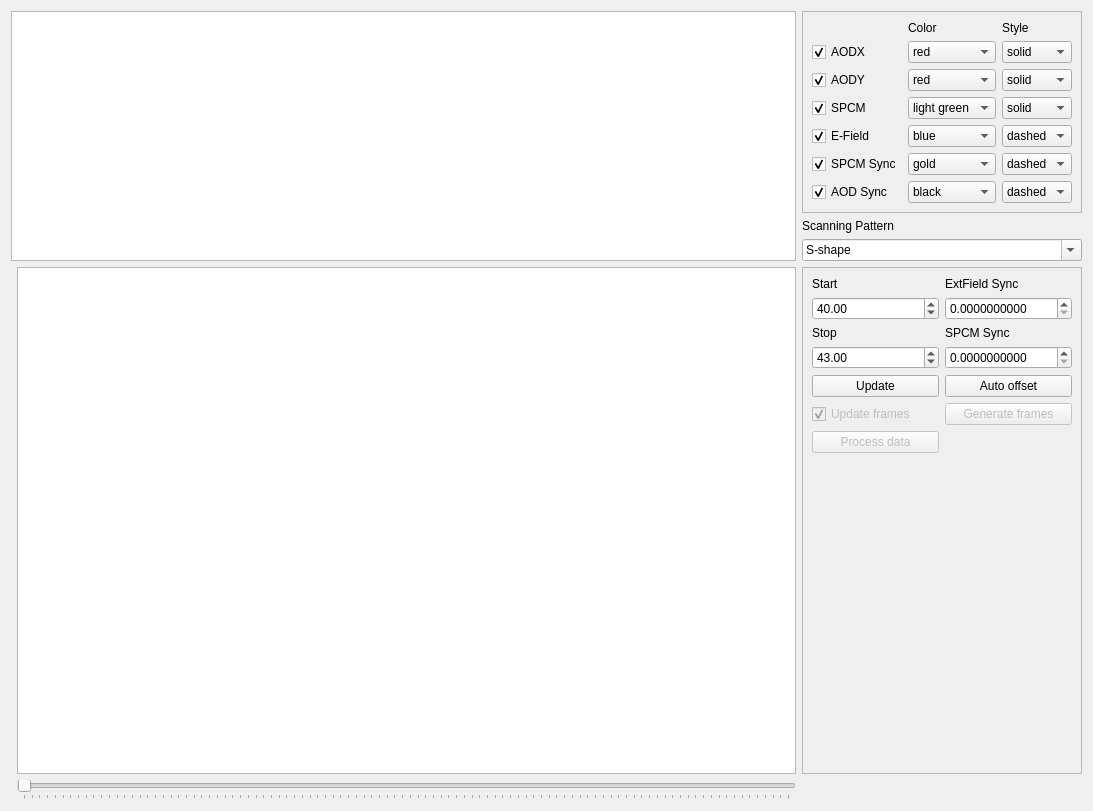
          <widget class="QWidget" name="scrollAreaDataProcessing">
           <property name="geometry">
            <rect>
             <x>0</x>
             <y>0</y>
             <width>1093</width>
             <height>811</height>
            </rect>
           </property>
           <layout class="QGridLayout" name="gridLayout_3">
            <item row="2" column="2">
             <widget class="QComboBox" name="scanPattern">
              <property name="acceptDrops">
               <bool>false</bool>
              </property>
              <property name="editable">
               <bool>true</bool>
              </property>
              <item>
               <property name="text">
                <string>S-shape</string>
               </property>
              </item>
              <item>
               <property name="text">
                <string>E-shape</string>
               </property>
              </item>
              <item>
               <property name="text">
                <string>S-shape-x2</string>
               </property>
              </item>
              <item>
               <property name="text">
                <string>S-shape-x4</string>
               </property>
              </item>
             </widget>
            </item>
            <item row="3" column="2">
             <widget class="QFrame" name="frameSync">
              <property name="frameShape">
               <enum>QFrame::StyledPanel</enum>
              </property>
              <property name="frameShadow">
               <enum>QFrame::Raised</enum>
              </property>
              <layout class="QGridLayout" name="gridLayout_11">
               <item row="1" column="1">
                <widget class="QDoubleSpinBox" name="spinBoxeFieldSync">
                 <property name="decimals">
                  <number>10</number>
                 </property>
                </widget>
               </item>
               <item row="5" column="0">
                <widget class="QPushButton" name="buttonUpdate">
                 <property name="text">
                  <string>Update</string>
                 </property>
                </widget>
               </item>
               <item row="7" column="0">
                <widget class="QCheckBox" name="updateFrames">
                 <property name="enabled">
                  <bool>false</bool>
                 </property>
                 <property name="tabletTracking">
                  <bool>false</bool>
                 </property>
                 <property name="text">
                  <string>Update frames</string>
                 </property>
                 <property name="checked">
                  <bool>true</bool>
                 </property>
                </widget>
               </item>
               <item row="7" column="1">
                <widget class="QPushButton" name="generateFrames">
                 <property name="enabled">
                  <bool>false</bool>
                 </property>
                 <property name="text">
                  <string>Generate frames</string>
                 </property>
                </widget>
               </item>
               <item row="5" column="1">
                <widget class="QPushButton" name="autoOffset">
                 <property name="text">
                  <string>Auto offset</string>
                 </property>
                </widget>
               </item>
               <item row="8" column="0">
                <widget class="QPushButton" name="processData">
                 <property name="enabled">
                  <bool>false</bool>
                 </property>
                 <property name="text">
                  <string>Process data</string>
                 </property>
                </widget>
               </item>
               <item row="3" column="1">
                <widget class="QDoubleSpinBox" name="spinBoxSPCMSync">
                 <property name="decimals">
                  <number>10</number>
                 </property>
                </widget>
               </item>
               <item row="2" column="1">
                <widget class="QLabel" name="labelSPCMSync">
                 <property name="text">
                  <string>SPCM Sync</string>
                 </property>
                </widget>
               </item>
               <item row="2" column="0">
                <widget class="QLabel" name="labelStop">
                 <property name="text">
                  <string>Stop</string>
                 </property>
                </widget>
               </item>
               <item row="0" column="0">
                <widget class="QLabel" name="labelStart">
                 <property name="text">
                  <string>Start</string>
                 </property>
                </widget>
               </item>
               <item row="3" column="0">
                <widget class="QDoubleSpinBox" name="spinBoxStop">
                 <property name="value">
                  <double>43.000000000000000</double>
                 </property>
                </widget>
               </item>
               <item row="0" column="1">
                <widget class="QLabel" name="labelAODXSync">
                 <property name="text">
                  <string>ExtField Sync</string>
                 </property>
                </widget>
               </item>
               <item row="1" column="0">
                <widget class="QDoubleSpinBox" name="spinBoxStart">
                 <property name="value">
                  <double>40.000000000000000</double>
                 </property>
                </widget>
               </item>
               <item row="9" column="1">
                <spacer name="verticalSpacer">
                 <property name="orientation">
                  <enum>Qt::Vertical</enum>
                 </property>
                 <property name="sizeHint" stdset="0">
                  <size>
                   <width>20</width>
                   <height>40</height>
                  </size>
                 </property>
                </spacer>
               </item>
              </layout>
             </widget>
            </item>
            <item row="0" column="2">
             <widget class="QFrame" name="frameControl">
              <property name="frameShape">
               <enum>QFrame::StyledPanel</enum>
              </property>
              <property name="frameShadow">
               <enum>QFrame::Raised</enum>
              </property>
              <layout class="QGridLayout" name="gridLayout_6">
               <item row="0" column="1">
                <widget class="QLabel" name="labelColorcombo">
                 <property name="text">
                  <string>Color </string>
                 </property>
                </widget>
               </item>
               <item row="1" column="0">
                <widget class="QCheckBox" name="checkAODX">
                 <property name="text">
                  <string>AODX</string>
                 </property>
                 <property name="checked">
                  <bool>true</bool>
                 </property>
                </widget>
               </item>
               <item row="1" column="2">
                <widget class="QComboBox" name="comboStyleAODX">
                 <property name="currentIndex">
                  <number>0</number>
                 </property>
                 <item>
                  <property name="text">
                   <string>solid</string>
                  </property>
                 </item>
                 <item>
                  <property name="text">
                   <string>dashed</string>
                  </property>
                 </item>
                </widget>
               </item>
               <item row="0" column="2">
                <widget class="QLabel" name="labelStyleCombo">
                 <property name="text">
                  <string>Style </string>
                 </property>
                </widget>
               </item>
               <item row="1" column="1">
                <widget class="QComboBox" name="comboColorAODX">
                 <property name="currentText">
                  <string>red</string>
                 </property>
                 <item>
                  <property name="text">
                   <string>red</string>
                  </property>
                 </item>
                 <item>
                  <property name="text">
                   <string>dark red</string>
                  </property>
                 </item>
                 <item>
                  <property name="text">
                   <string>light green</string>
                  </property>
                 </item>
                 <item>
                  <property name="text">
                   <string>dark green</string>
                  </property>
                 </item>
                 <item>
                  <property name="text">
                   <string>blue</string>
                  </property>
                 </item>
                 <item>
                  <property name="text">
                   <string>dark blue</string>
                  </property>
                 </item>
                 <item>
                  <property name="text">
                   <string>turquoise</string>
                  </property>
                 </item>
                 <item>
                  <property name="text">
                   <string>gold</string>
                  </property>
                 </item>
                 <item>
                  <property name="text">
                   <string>black</string>
                  </property>
                 </item>
                </widget>
               </item>
               <item row="3" column="0">
                <widget class="QCheckBox" name="checkSPCM">
                 <property name="text">
                  <string>SPCM</string>
                 </property>
                 <property name="checked">
                  <bool>true</bool>
                 </property>
                </widget>
               </item>
               <item row="2" column="0">
                <widget class="QCheckBox" name="checkAODY">
                 <property name="text">
                  <string>AODY</string>
                 </property>
                 <property name="checked">
                  <bool>true</bool>
                 </property>
                </widget>
               </item>
               <item row="2" column="1">
                <widget class="QComboBox" name="comboColorAODY">
                 <property name="currentText">
                  <string>red</string>
                 </property>
                 <item>
                  <property name="text">
                   <string>red</string>
                  </property>
                 </item>
                 <item>
                  <property name="text">
                   <string>dark red</string>
                  </property>
                 </item>
                 <item>
                  <property name="text">
                   <string>light green</string>
                  </property>
                 </item>
                 <item>
                  <property name="text">
                   <string>dark green</string>
                  </property>
                 </item>
                 <item>
                  <property name="text">
                   <string>blue</string>
                  </property>
                 </item>
                 <item>
                  <property name="text">
                   <string>dark bleu</string>
                  </property>
                 </item>
                 <item>
                  <property name="text">
                   <string>turquoise</string>
                  </property>
                 </item>
                 <item>
                  <property name="text">
                   <string>gold</string>
                  </property>
                 </item>
                 <item>
                  <property name="text">
                   <string>black</string>
                  </property>
                 </item>
                </widget>
               </item>
               <item row="2" column="2">
                <widget class="QComboBox" name="comboStyleAODY">
                 <property name="currentIndex">
                  <number>0</number>
                 </property>
                 <item>
                  <property name="text">
                   <string>solid</string>
                  </property>
                 </item>
                 <item>
                  <property name="text">
                   <string>dashed</string>
                  </property>
                 </item>
                </widget>
               </item>
               <item row="3" column="2">
                <widget class="QComboBox" name="comboStyleSPCM">
                 <property name="currentIndex">
                  <number>0</number>
                 </property>
                 <item>
                  <property name="text">
                   <string>solid</string>
                  </property>
                 </item>
                 <item>
                  <property name="text">
                   <string>dashed</string>
                  </property>
                 </item>
                </widget>
               </item>
               <item row="4" column="1">
                <widget class="QComboBox" name="comboColorEField">
                 <property name="currentIndex">
                  <number>0</number>
                 </property>
                 <item>
                  <property name="text">
                   <string>blue</string>
                  </property>
                 </item>
                 <item>
                  <property name="text">
                   <string>dark blue</string>
                  </property>
                 </item>
                 <item>
                  <property name="text">
                   <string>turquoise</string>
                  </property>
                 </item>
                 <item>
                  <property name="text">
                   <string>red</string>
                  </property>
                 </item>
                 <item>
                  <property name="text">
                   <string>dark red</string>
                  </property>
                 </item>
                 <item>
                  <property name="text">
                   <string>light green</string>
                  </property>
                 </item>
                 <item>
                  <property name="text">
                   <string>dark green</string>
                  </property>
                 </item>
                 <item>
                  <property name="text">
                   <string>gold</string>
                  </property>
                 </item>
                 <item>
                  <property name="text">
                   <string>black</string>
                  </property>
                 </item>
                </widget>
               </item>
               <item row="3" column="1">
                <widget class="QComboBox" name="comboColorSPCM">
                 <item>
                  <property name="text">
                   <string>light green</string>
                  </property>
                 </item>
                 <item>
                  <property name="text">
                   <string>dark green</string>
                  </property>
                 </item>
                 <item>
                  <property name="text">
                   <string>red</string>
                  </property>
                 </item>
                 <item>
                  <property name="text">
                   <string>dark red</string>
                  </property>
                 </item>
                 <item>
                  <property name="text">
                   <string>blue</string>
                  </property>
                 </item>
                 <item>
                  <property name="text">
                   <string>dark blue</string>
                  </property>
                 </item>
                 <item>
                  <property name="text">
                   <string>turquoise</string>
                  </property>
                 </item>
                 <item>
                  <property name="text">
                   <string>gold</string>
                  </property>
                 </item>
                 <item>
                  <property name="text">
                   <string>black</string>
                  </property>
                 </item>
                </widget>
               </item>
               <item row="4" column="0">
                <widget class="QCheckBox" name="checkEField">
                 <property name="text">
                  <string>E-Field</string>
                 </property>
                 <property name="checked">
                  <bool>true</bool>
                 </property>
                </widget>
               </item>
               <item row="6" column="2">
                <widget class="QComboBox" name="comboStyleAODSync">
                 <property name="currentIndex">
                  <number>0</number>
                 </property>
                 <item>
                  <property name="text">
                   <string>dashed</string>
                  </property>
                 </item>
                 <item>
                  <property name="text">
                   <string>solid</string>
                  </property>
                 </item>
                </widget>
               </item>
               <item row="6" column="0">
                <widget class="QCheckBox" name="checkAODSync">
                 <property name="text">
                  <string>AOD Sync</string>
                 </property>
                 <property name="checked">
                  <bool>true</bool>
                 </property>
                </widget>
               </item>
               <item row="6" column="1">
                <widget class="QComboBox" name="comboColorAODSync">
                 <property name="currentText">
                  <string>black</string>
                 </property>
                 <item>
                  <property name="text">
                   <string>black</string>
                  </property>
                 </item>
                 <item>
                  <property name="text">
                   <string>red</string>
                  </property>
                 </item>
                 <item>
                  <property name="text">
                   <string>dark red</string>
                  </property>
                 </item>
                 <item>
                  <property name="text">
                   <string>light green</string>
                  </property>
                 </item>
                 <item>
                  <property name="text">
                   <string>dark green</string>
                  </property>
                 </item>
                 <item>
                  <property name="text">
                   <string>blue</string>
                  </property>
                 </item>
                 <item>
                  <property name="text">
                   <string>dark blue</string>
                  </property>
                 </item>
                 <item>
                  <property name="text">
                   <string>turquoise</string>
                  </property>
                 </item>
                 <item>
                  <property name="text">
                   <string>gold</string>
                  </property>
                 </item>
                </widget>
               </item>
               <item row="5" column="2">
                <widget class="QComboBox" name="comboStyleSPCMSync">
                 <property name="currentIndex">
                  <number>0</number>
                 </property>
                 <item>
                  <property name="text">
                   <string>dashed</string>
                  </property>
                 </item>
                 <item>
                  <property name="text">
                   <string>solid</string>
                  </property>
                 </item>
                </widget>
               </item>
               <item row="5" column="1">
                <widget class="QComboBox" name="comboColorSPCMSync">
                 <property name="currentText">
                  <string>gold</string>
                 </property>
                 <item>
                  <property name="text">
                   <string>gold</string>
                  </property>
                 </item>
                 <item>
                  <property name="text">
                   <string>red</string>
                  </property>
                 </item>
                 <item>
                  <property name="text">
                   <string>dark red</string>
                  </property>
                 </item>
                 <item>
                  <property name="text">
                   <string>light green</string>
                  </property>
                 </item>
                 <item>
                  <property name="text">
                   <string>dark green</string>
                  </property>
                 </item>
                 <item>
                  <property name="text">
                   <string>blue</string>
                  </property>
                 </item>
                 <item>
                  <property name="text">
                   <string>dark blue</string>
                  </property>
                 </item>
                 <item>
                  <property name="text">
                   <string>turquoise</string>
                  </property>
                 </item>
                 <item>
                  <property name="text">
                   <string>black</string>
                  </property>
                 </item>
                </widget>
               </item>
               <item row="5" column="0">
                <widget class="QCheckBox" name="checkSPCMSync">
                 <property name="text">
                  <string>SPCM Sync</string>
                 </property>
                 <property name="checked">
                  <bool>true</bool>
                 </property>
                </widget>
               </item>
               <item row="4" column="2">
                <widget class="QComboBox" name="comboStyleEField">
                 <property name="currentIndex">
                  <number>0</number>
                 </property>
                 <item>
                  <property name="text">
                   <string>dashed</string>
                  </property>
                 </item>
                 <item>
                  <property name="text">
                   <string>solid</string>
                  </property>
                 </item>
                </widget>
               </item>
              </layout>
             </widget>
            </item>
            <item row="0" column="0" rowspan="3" colspan="2">
             <widget class="QGraphicsView" name="graphicsTimeTraces">
              <property name="sizePolicy">
               <sizepolicy hsizetype="Expanding" vsizetype="Minimum">
                <horstretch>0</horstretch>
                <verstretch>0</verstretch>
               </sizepolicy>
              </property>
             </widget>
            </item>
            <item row="3" column="1">
             <widget class="QGraphicsView" name="graphicsFrames"/>
            </item>
            <item row="4" column="1">
             <widget class="QSlider" name="imageSlider">
              <property name="orientation">
               <enum>Qt::Horizontal</enum>
              </property>
              <property name="tickPosition">
               <enum>QSlider::TicksBelow</enum>
              </property>
              <property name="tickInterval">
               <number>0</number>
              </property>
             </widget>
            </item>
            <item row="1" column="2">
             <widget class="QLabel" name="label">
              <property name="text">
               <string>Scanning Pattern</string>
              </property>
             </widget>
            </item>
           </layout>
          </widget>
